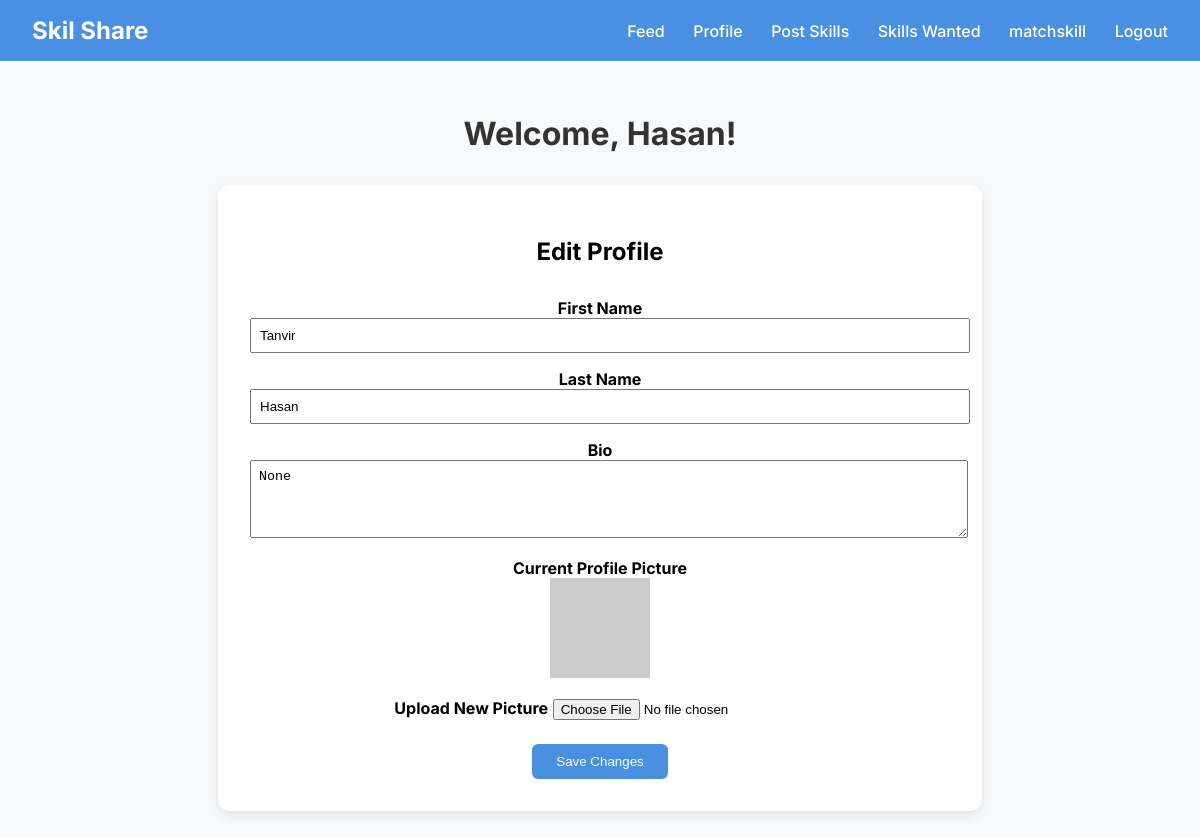
Before: /editProfilePage/ (signed in) with the older database file.
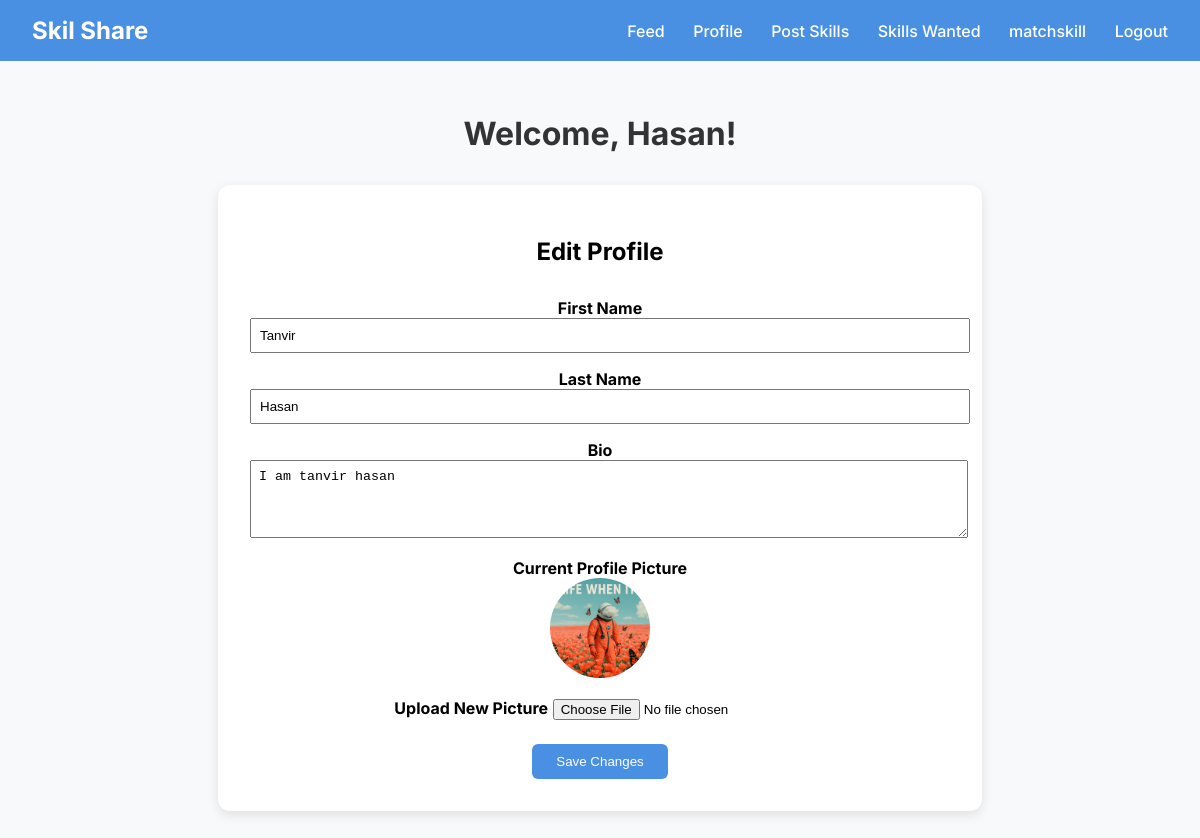
After: the same page with the newer database file.
### account/models.py (models this page shows, shortened)
class MemberProfile(models.Model):
    user = models.ForeignKey(CustomUser, on_delete=models.CASCADE)
    profile_picture = models.ImageField(upload_to='profile_pictures', blank=True, null=True)
    bio = models.TextField(max_length=500, blank=True, null=True)

### account/views.py (the view, shortened to what this page needs)
# urls.py: path('editProfilePage/',editProfilePage,name='editProfilePage'),
def editProfilePage(request):
    current_user = request.user
    memberprofile, created = MemberProfile.objects.get_or_create(user=current_user)
    context = {
        'user': current_user,
        'memberprofile': memberprofile,
    }
    return render(request, 'UserInfo/editProfilePage.html', context)

### account/templates/UserInfo/editProfilePage.html (shortened to what this page needs)
{% extends "common/base.html" %}
{% block body %}
<div class="container" style="max-width: 700px; margin: 2rem auto; background: #fff; padding: 2rem; border-radius: 12px; box-shadow: 0 4px 12px rgba(0, 0, 0, 0.1);">
  <h2 style="text-align: center; margin-bottom: 2rem;">Edit Profile</h2>
  <form method="POST" enctype="multipart/form-data">
    <label for="first_name"><strong>First Name</strong></label>
    <input type="text" id="first_name" name="first_name" value="{{ user.first_name }}" required style="width: 100%; padding: 0.5rem; margin-bottom: 1rem;">
    <label for="last_name"><strong>Last Name</strong></label>
    <input type="text" id="last_name" name="last_name" value="{{ user.last_name }}" required style="width: 100%; padding: 0.5rem; margin-bottom: 1rem;">
    <label for="bio"><strong>Bio</strong></label>
    <textarea id="bio" name="bio" rows="4" style="width: 100%; padding: 0.5rem; margin-bottom: 1rem;">{{ memberprofile.bio }}</textarea>
    <label><strong>Current Profile Picture</strong></label><br>
    {% if memberprofile.profile_picture %}
      <img src="{{ memberprofile.profile_picture.url }}" alt="Profile Picture" style="width:100px; height:100px; object-fit: cover; border-radius: 50%; margin-bottom: 1rem;"><br>
    {% else %}
      <img src="https://via.placeholder.com/100" alt="Default Profile" style="margin-bottom: 1rem;"><br>
    {% endif %}
    <label for="profile_picture"><strong>Upload New Picture</strong></label>
    <input type="file" id="profile_picture" name="profile_picture" accept="image/*" style="margin-bottom: 1.5rem;"><br>
    <div style="text-align: center;">
      <button type="submit" style="padding: 0.6rem 1.5rem; background-color: #4a90e2; color: white; border: none; border-radius: 6px;">Save Changes</button>
    </div>
  </form>
</div>
{% endblock %}

Changed rows visible on the page:
changed MemberProfile: bio "None" → "I am tanvir hasan"; profile_picture: picture added
